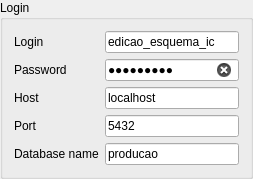
           <widget class="QGroupBox" name="groupBox_14">
            <property name="title">
             <string>Login</string>
            </property>
            <layout class="QGridLayout" name="gridLayout_13">
             <item row="2" column="1">
              <widget class="QLineEdit" name="lineEditLocalhost">
               <property name="text">
                <string>localhost</string>
               </property>
               <property name="placeholderText">
                <string>Host</string>
               </property>
              </widget>
             </item>
             <item row="3" column="1">
              <widget class="QLineEdit" name="lineEditPort">
               <property name="text">
                <string>5432</string>
               </property>
               <property name="placeholderText">
                <string>Port</string>
               </property>
              </widget>
             </item>
             <item row="4" column="1">
              <widget class="QLineEdit" name="lineEditDatabase">
               <property name="text">
                <string>producao</string>
               </property>
               <property name="placeholderText">
                <string>Database</string>
               </property>
              </widget>
             </item>
             <item row="1" column="1">
              <widget class="QgsPasswordLineEdit" name="LineEditPassword">
               <property name="tabletTracking">
                <bool>false</bool>
               </property>
               <property name="text">
                <string>Edit@r_m6</string>
               </property>
               <property name="echoMode">
                <enum>QLineEdit::Password</enum>
               </property>
               <property name="dragEnabled">
                <bool>false</bool>
               </property>
               <property name="readOnly">
                <bool>false</bool>
               </property>
               <property name="placeholderText">
                <string>Insert your password</string>
               </property>
               <property name="clearButtonEnabled">
                <bool>true</bool>
               </property>
               <property name="showLockIcon">
                <bool>false</bool>
               </property>
              </widget>
             </item>
             <item row="0" column="1">
              <widget class="QLineEdit" name="lineEditLogin">
               <property name="text">
                <string>edicao_esquema_ic</string>
               </property>
               <property name="placeholderText">
                <string>Insert your login</string>
               </property>
              </widget>
             </item>
             <item row="0" column="0">
              <widget class="QLabel" name="label">
               <property name="text">
                <string>Login</string>
               </property>
              </widget>
             </item>
             <item row="1" column="0">
              <widget class="QLabel" name="label_2">
               <property name="text">
                <string>Password</string>
               </property>
              </widget>
             </item>
             <item row="2" column="0">
              <widget class="QLabel" name="label_3">
               <property name="text">
                <string>Host</string>
               </property>
              </widget>
             </item>
             <item row="3" column="0">
              <widget class="QLabel" name="label_4">
               <property name="text">
                <string>Port</string>
               </property>
              </widget>
             </item>
             <item row="4" column="0">
              <widget class="QLabel" name="label_5">
               <property name="text">
                <string>Database name</string>
               </property>
              </widget>
             </item>
            </layout>
           </widget>
